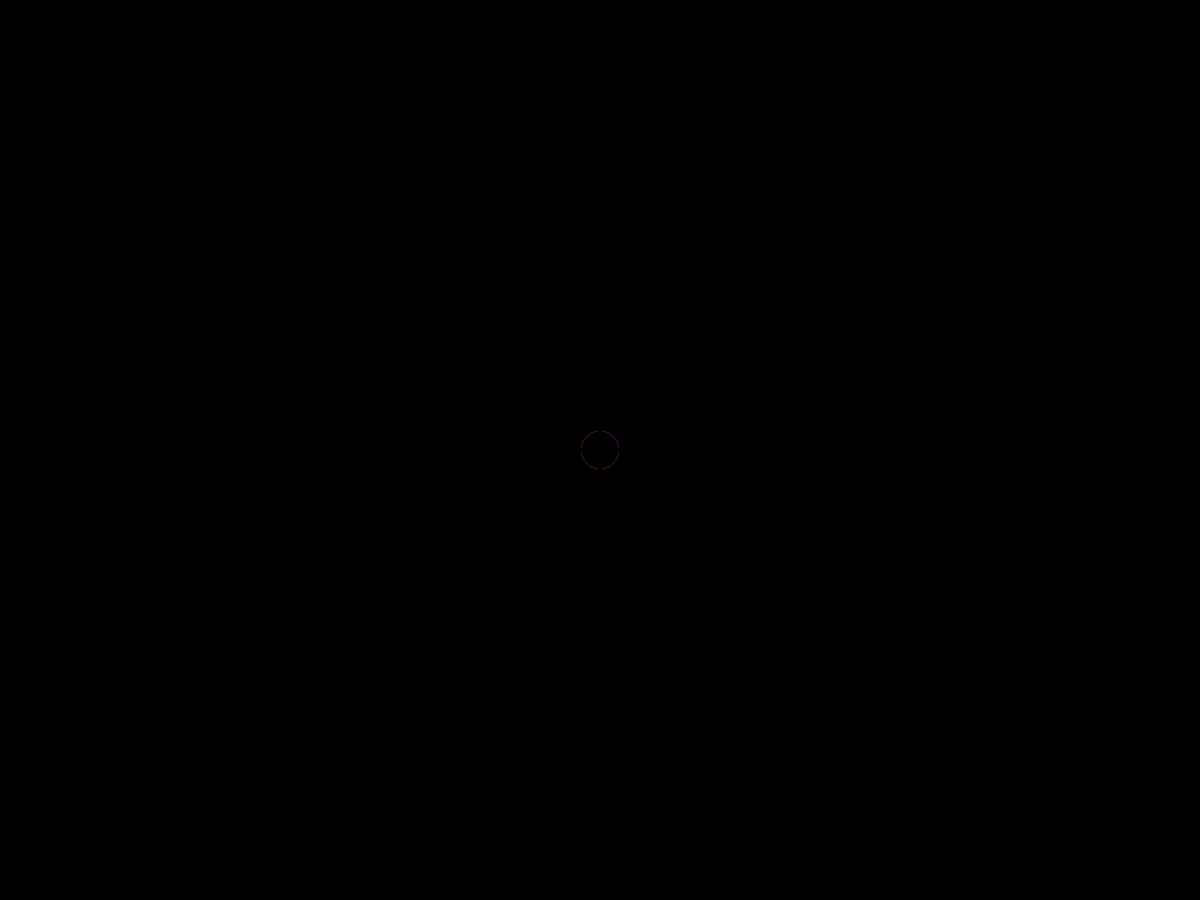
Frame 1 (no input)
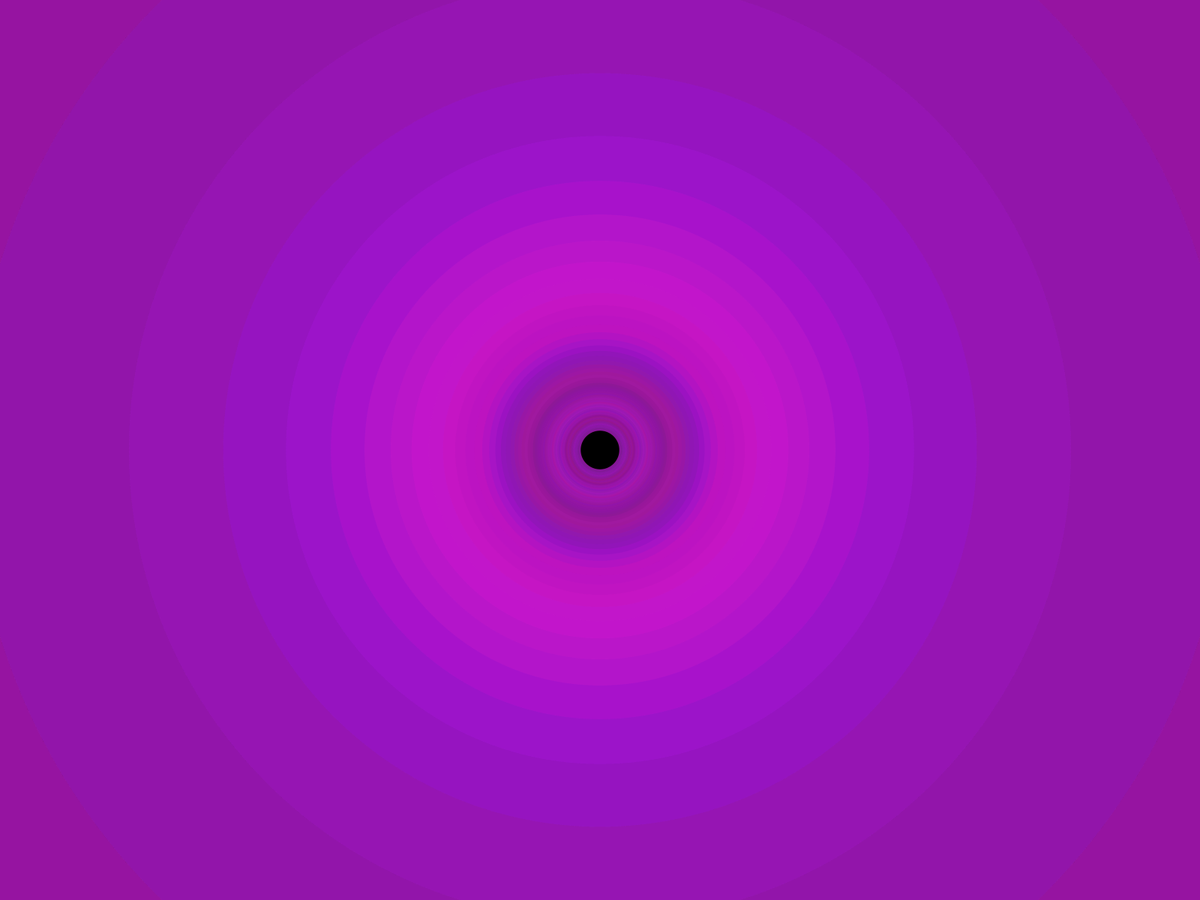
Frame 60 (the mouse pressed at the canvas centre just before this capture)
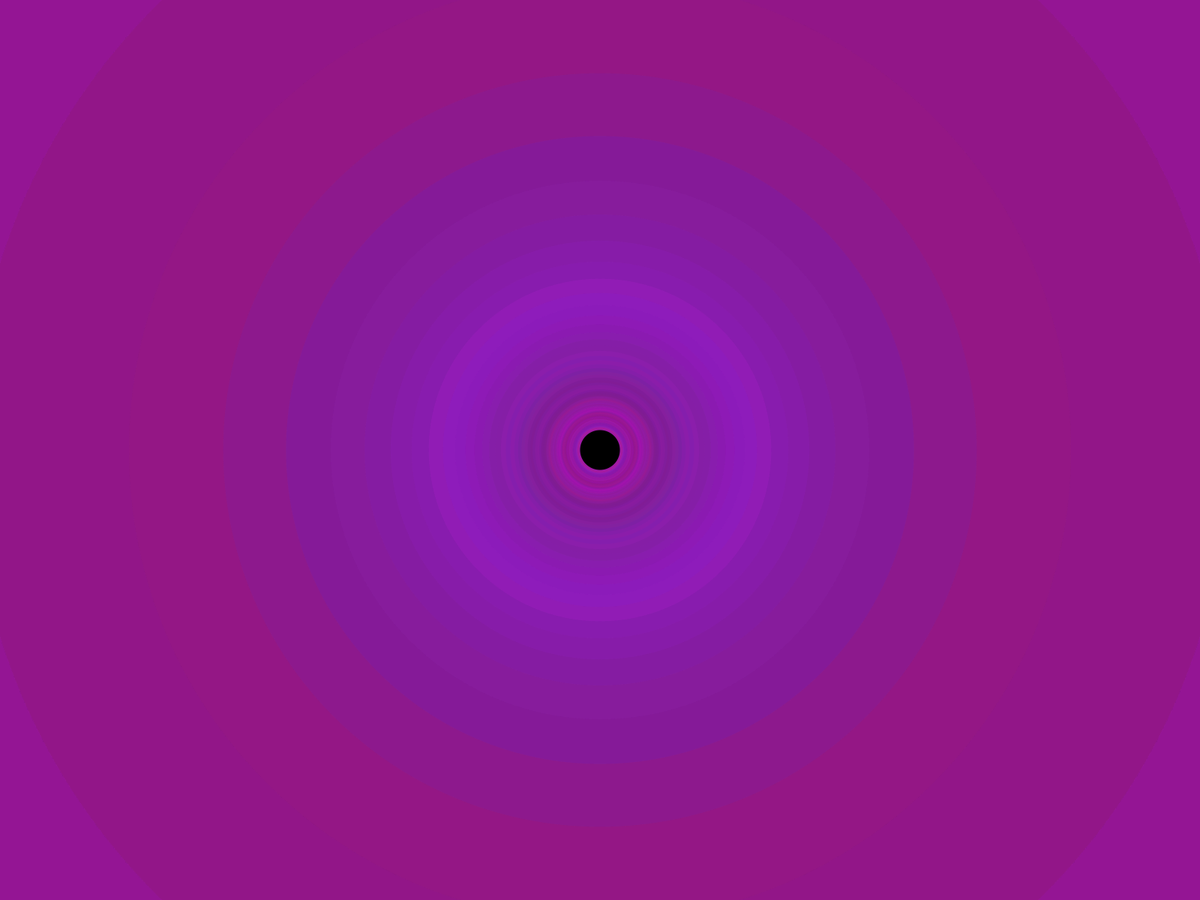
Frame 120 (the mouse held since frame 60 and released just before this capture)

The Processing sketch that drew these frames (run headless with seeded random() and noise(); from frame 60 on, the mouse is pressed at the canvas centre):

// Processing sketch: circles
// ── circles.pde
Shape[] shapes = new Shape[999];
int count =0;
float opacity = 20;
float rate = 1.0005;
void setup()
{
   background(0);
   fullScreen();
   frameRate(24);
   for(int i =0; i<shapes.length-1; i++)
   {
       shapes[i] = new Shape();
       shapes[i].setRandomColor();
     
   }
   shapes[shapes.length-1] = new Shape();
   shapes[shapes.length-1].o = 255;  
   
   
   
}

void draw()
{
   if (mousePressed == true) 
    noCursor();
   translate(displayWidth/2,displayHeight/2);
   for(int i =0; i<shapes.length-2; i++)
   {
       shapes[i].drawC();
       shapes[i].incrementSize(i);
       //shapes[i].incrementO();
   }
   
   shapes[shapes.length-1].drawC();
   shapes[shapes.length-1].size*=rate;
   count++;
   if(shapes[0].size>displayWidth)
   {
       for(int i =0; i<shapes.length-2; i++)
       {
         shapes[i] = shapes[i+1];
       }
       shapes[shapes.length-2] = new Shape();
       shapes[shapes.length-2].setRandomColor();
       //shapes[shapes.length-2].o =20;
   }
   if(shapes[shapes.length-1].size>displayWidth*2)
      exit();
    //delay(1);
  
  
}



class Shape{
  
  float g;
  float r;
  float b;
  float o;
  float size;
  int t;
  
  
  Shape()
  {
    g= 0;
    r=0;
    b=0;
    size = 50;
    t =0;
    o = opacity;
    
  }
  void incrementSize(int i)
  {
    
   this.size = 3.14*displayWidth/(i+1);
    
  }
  
  void incrementO()
  {
    
   this.o *= .9;
    
  }
  
  void setRandomColor()
  {
   
     this.r= random(50,255); 
     this.g= random(1,50); 
     this.b= random(50,255); 
     
    
  }
  void drawC()
  {
    fill(this.r,this.g,this.b,this.o);
    stroke(0,0,0,0);
    strokeWeight(0.0);
   if(t==0)
   {
      ellipse(0,0,size,size); 
   }
    
  }
}
